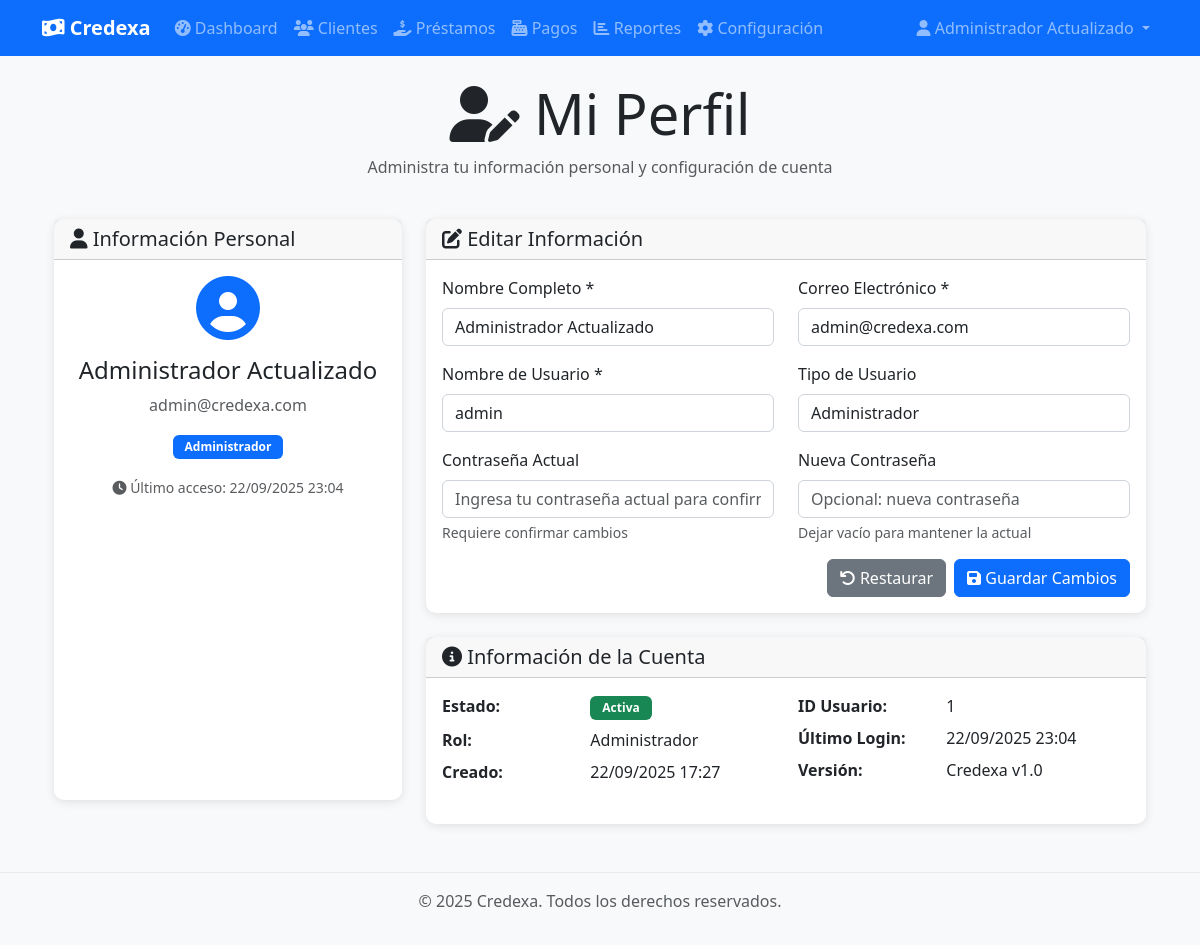
Page /perfil (signed in) on the earlier database version.
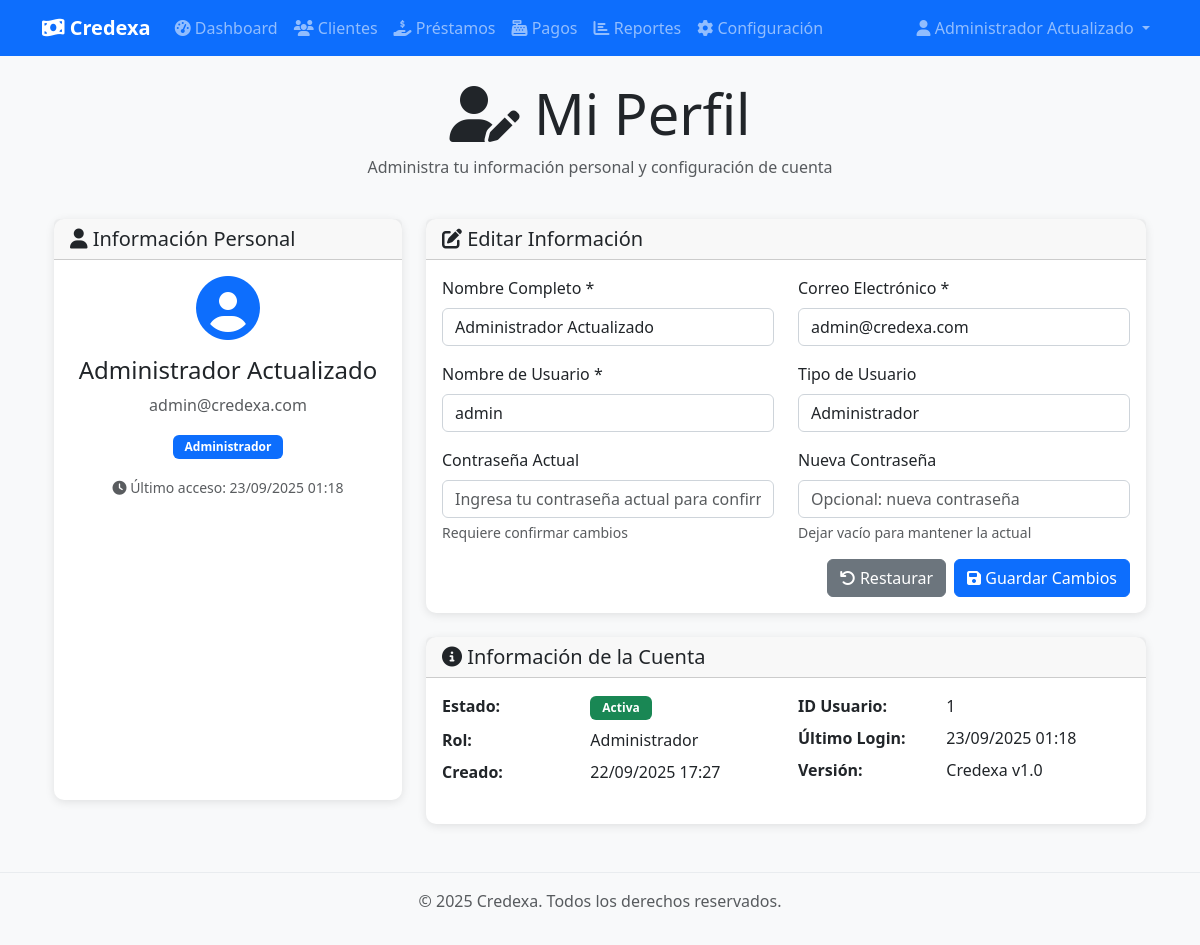
Same page on the later database version.
### app/models/user.py (models this page shows, shortened)
class Usuario(Base):
    __tablename__ = "usuarios"
    id = Column(Integer, primary_key=True, index=True)
    nombre_completo = Column(String, nullable=False)
    username = Column(String, unique=True, index=True, nullable=False)
    email = Column(String, unique=True, index=True, nullable=False)
    hashed_password = Column(String, nullable=False)
    rol_id = Column(Integer, ForeignKey("roles.id"), nullable=False)
    activo = Column(Boolean, default=True, nullable=False)
    ultimo_login = Column(DateTime(timezone=True), nullable=True)
    creado_en = Column(DateTime(timezone=True), server_default=func.now())
    actualizado_en = Column(DateTime(timezone=True), onupdate=func.now())
    rol = relationship("Rol", back_populates="usuarios")

### main.py (the view)
@app.get("/perfil", response_class=HTMLResponse)
async def perfil_usuario(
    request: Request,
    current_user: Usuario = Depends(get_current_user)
):
    return templates.TemplateResponse("perfil.html", {
        "request": request,
        "title": "Mi Perfil",
        "user": current_user
    })

### app/templates/perfil.html (shortened to what the changed rows need)
{% extends "base.html" %}
{% block content %}
<div class="container mt-4">
    <div class="row mb-4">
        <div class="col-12">
            <h1 class="display-4 text-center">
                <i class="fas fa-user-edit"></i> Mi Perfil
            </h1>
        </div>
    </div>
    <div class="row">
        <div class="col-md-4 mb-4">
            <div class="card h-100">
                <div class="card-body text-center">
                    <div class="mb-3">
                        <i class="fas fa-user-circle fa-4x text-primary"></i>
                    </div>
                    <h4>{{ user.nombre_completo }}</h4>
                    <p class="text-muted">{{ user.email }}</p>
                    <span class="badge bg-{% if user.rol_id == 1 %}primary{% else %}success{% endif %}">
                        {% if user.rol_id == 1 %}Administrador{% else %}Digitador{% endif %}
                    </span>
                    <div class="mt-3">
                        <small class="text-muted">
                            <i class="fas fa-clock"></i>
                            Último acceso: {{ user.ultimo_login.strftime('%d/%m/%Y %H:%M') if user.ultimo_login else 'Nunca' }}
                        </small>
                    </div>
                </div>
            </div>
        </div>
        <div class="col-md-8">
            <div class="card">
                <div class="card-body">
                    <form id="formPerfil">
                        <div class="row">
                            <div class="col-md-6 mb-3">
                                <label for="nombreCompleto" class="form-label">Nombre Completo *</label>
                                <input type="text" class="form-control" id="nombreCompleto"
                                       value="{{ user.nombre_completo }}" required>
                            </div>
                            <div class="col-md-6 mb-3">
                                <label for="email" class="form-label">Correo Electrónico *</label>
                                <input type="email" class="form-control" id="email"
                                       value="{{ user.email }}" required>
                            </div>
                        </div>
                        <div class="row">
                            <div class="col-md-6 mb-3">
                                <label for="username" class="form-label">Nombre de Usuario *</label>
                                <input type="text" class="form-control" id="username"
                                       value="{{ user.username }}" required>
                            </div>
                            <div class="col-md-6 mb-3">
                                <label class="form-label">Tipo de Usuario</label>
                                <input type="text" class="form-control" readonly
                                       value="{% if user.rol_id == 1 %}Administrador{% else %}Digitador{% endif %}">
                            </div>
                        </div>
                    </form>
                </div>
            </div>
            <div class="card mt-4">
                <div class="card-body">
                    <div class="row">
                        <div class="col-md-6">
                            <dl class="row">
                                <dt class="col-sm-5">Estado:</dt>
                                <dd class="col-sm-7">
                                    <span class="badge bg-{% if user.activo %}success{% else %}danger{% endif %}">
                                    </span>
                                </dd>
                                <dt class="col-sm-5">Rol:</dt>
                                <dd class="col-sm-7">
                                    {% if user.rol_id == 1 %}Administrador{% else %}Digitador{% endif %}
                                </dd>
                                <dt class="col-sm-5">Creado:</dt>
                                <dd class="col-sm-7">
                                    {{ user.creado_en.strftime('%d/%m/%Y %H:%M') if user.creado_en else 'N/A' }}
                                </dd>
                            </dl>
                        </div>
                        <div class="col-md-6">
                            <dl class="row">
                                <dt class="col-sm-5">ID Usuario:</dt>
                                <dd class="col-sm-7">{{ user.id }}</dd>
                                <dt class="col-sm-5">Último Login:</dt>
                                <dd class="col-sm-7">
                                    {{ user.ultimo_login.strftime('%d/%m/%Y %H:%M') if user.ultimo_login else 'Nunca' }}
                                </dd>
                                <dt class="col-sm-5">Versión:</dt>
                                <dd class="col-sm-7">Credexa v1.0</dd>
                            </dl>
                        </div>
                    </div>
                </div>
            </div>
        </div>
    </div>
</div>
{% endblock %}

### app/templates/base.html (shortened to what this page needs)
<!DOCTYPE html>
<html lang="es">
<head>
    <link href="https://cdn.jsdelivr.net/npm/bootstrap@5.3.0/dist/css/bootstrap.min.css" rel="stylesheet">
    <link rel="stylesheet" href="https://cdnjs.cloudflare.com/ajax/libs/font-awesome/6.4.0/css/all.min.css">
    <link href="/static/css/style.css" rel="stylesheet">
</head>
<body>
    <nav class="navbar navbar-expand-lg navbar-dark bg-primary">
        <div class="container">
            <a class="navbar-brand" href="/">
                <i class="fas fa-money-bill-wave"></i>
                Credexa
            </a>
            {% if user %}
            <div class="collapse navbar-collapse" id="navbarNav">
                <ul class="navbar-nav me-auto">
                    <li class="nav-item">
                        <a class="nav-link" href="/dashboard">
                            <i class="fas fa-tachometer-alt"></i> Dashboard
                        </a>
                    </li>
                    <li class="nav-item">
                        <a class="nav-link" href="/clientes">
                            <i class="fas fa-users"></i> Clientes
                        </a>
                    </li>
                    <li class="nav-item">
                        <a class="nav-link" href="/prestamos">
                            <i class="fas fa-hand-holding-usd"></i> Préstamos
                        </a>
                    </li>
                    <li class="nav-item">
                        <a class="nav-link" href="/pagos">
                            <i class="fas fa-cash-register"></i> Pagos
                        </a>
                    </li>
                    <li class="nav-item">
                        <a class="nav-link" href="/reportes">
                            <i class="fas fa-chart-bar"></i> Reportes
                        </a>
                    </li>
                    {% if user.is_admin %}
                    <li class="nav-item">
                        <a class="nav-link" href="/configuracion">
                            <i class="fas fa-cog"></i> Configuración
                        </a>
                    </li>
                    {% endif %}
                </ul>
                <ul class="navbar-nav">
                    <li class="nav-item dropdown">
                        <a class="nav-link dropdown-toggle" href="#" id="userDropdown" role="button" data-bs-toggle="dropdown">
                            <i class="fas fa-user"></i> {{ user.nombre_completo }}
                        </a>
                    </li>
                </ul>
            </div>
            {% endif %}
        </div>
    </nav>
    <main class="{% block main_class %}container mt-4{% endblock %}">
        {% block content %}{% endblock %}
    </main>
    <footer class="bg-light text-center text-muted py-3 mt-5">
        <div class="container">
            <p>&copy; 2025 Credexa. Todos los derechos reservados.</p>
        </div>
    </footer>
</body>
</html>

Differences in the rows shown:
changed Usuario "Administrador Actualizado": ultimo_login "22/09/2025 23:04" → "23/09/2025 01:18"
